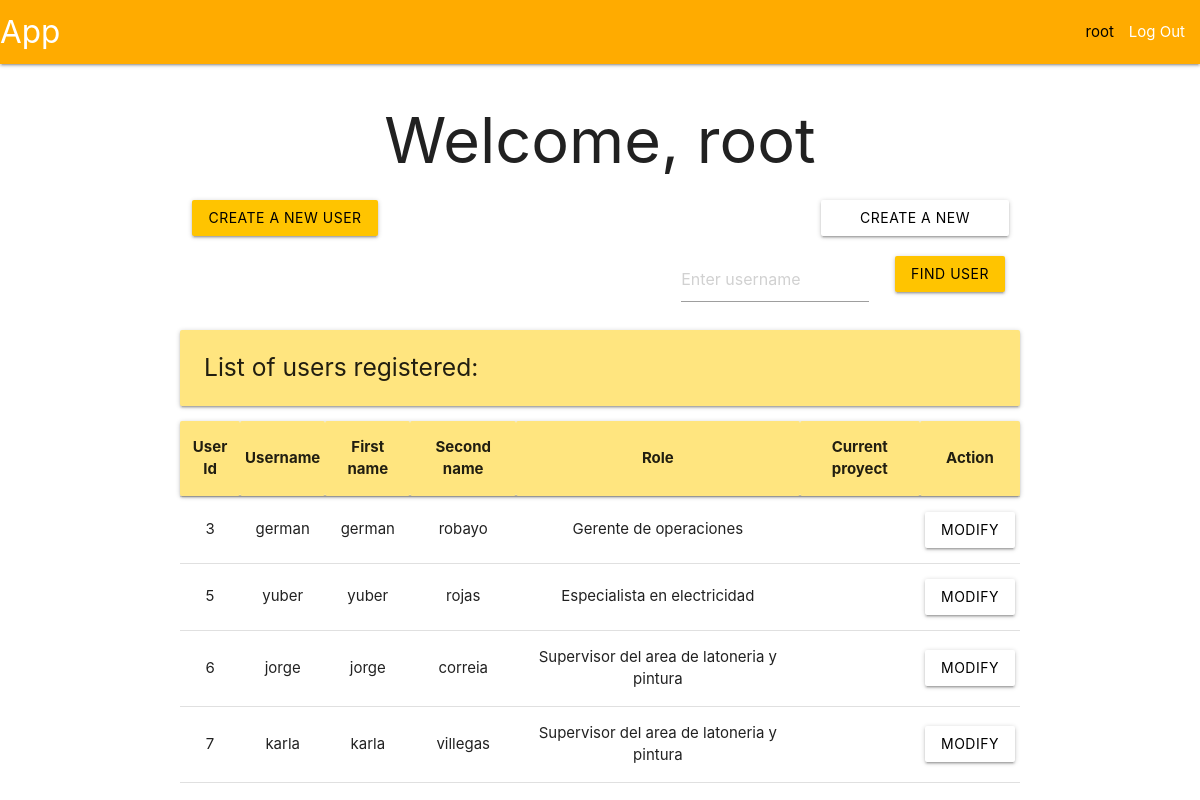
Page / (signed in) on the earlier database version.
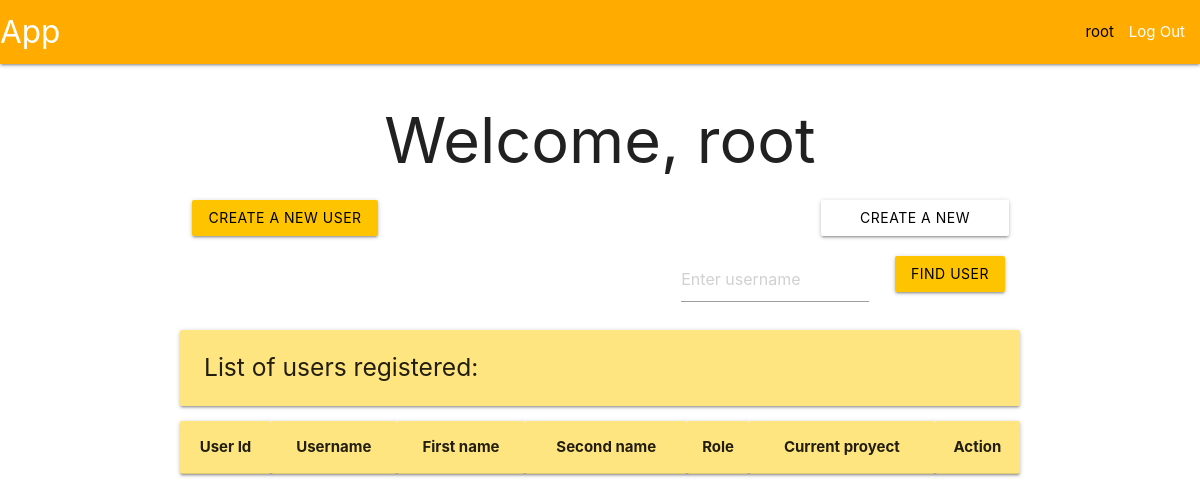
Same page on the later database version.
### tables this page shows
CREATE TABLE user (
    id INTEGER PRIMARY KEY AUTOINCREMENT,
    username TEXT UNIQUE NOT NULL,
    firstname TEXT NOT NULL,
    secondname TEXT NOT NULL,
    password TEXT NOT NULL,
    role TEXT,
    proyId INTEGER,
    auth INTEGER
);

### app/user.py (the view, shortened to what this page needs)
@bp.route('/', methods=('POST', 'GET'))
@login_required
def index():
    db = get_db()
    users = db.execute(
        'SELECT id, username, firstname, secondname, role, auth FROM user WHERE role != ?',
        ('admin',)
    ).fetchall()
    proyects = db.execute(
        'SELECT * FROM proyect',
    ).fetchall()
    roles = {
        'op_manager' : 'Gerente de operaciones',
        'mechanic_sup' : 'Supervisor del area de mecanica',
        'painting_sup' : 'Supervisor del area de latoneria y pintura',
        'mechanic_spec' : 'Especialista en mecanica',
        'electricity_spec' : 'Especialista en electricidad'
    }
    return render_template('index/index.html', users=users, areProyects = proyects != [], role = roles)

### app/auth.py (called while the page is built)
@bp.before_app_request
def load_logged_in_user():
    user_id = session.get('user_id')
    if user_id is None:
        g.user = None
    else:
        g.user = get_db().execute(
            "SELECT * FROM user WHERE id = ?",
            (user_id,)
        ).fetchone()

def login_required(view):
    @functools.wraps(view)
    def wrapped_view(**kwargs):
        if g.user is None:
            return redirect(url_for('auth.login'))
        return view(**kwargs)
    return wrapped_view

### app/db.py (called while the page is built)
def get_db():
    if 'db' not in g:
        g.db = sqlite3.connect(
            current_app.config['DATABASE'],
            detect_types = sqlite3.PARSE_DECLTYPES
        )
        g.db.row_factory = sqlite3.Row
    return g.db

### app/templates/index/index.html
{% extends 'base.html' %}
{% block header %}
  <h1>{% block title %}Welcome, {{ g.user['username'] }}{% endblock %}</h1>
{% endblock %}
{% block content %}
  {% if g.user['role'] == 'admin' %}
  <div class="row">
    <form method="POST">
      {% if areProyects %}
      <div class="col s3">
        <button class="btn waves-effect waves-ligth amber accent-3 black-text" type="submit" value="create" name="create">Create a new user</button>
      </div>
      <div class="col s3 offset-s6">
        <button class="btn waves-effect waves-ligth white black-text" type="submit" value="proyect" name="proyect">Create a new proyect</button>
      </div>
      {% else %}
      <div class="col s3 offset-s9">
        <button class="btn waves-effect waves-ligth white black-text" type="submit" value="proyect" name="proyect">Create a new proyect</button>
      </div>
      {% endif %}
    </form>
  </div>
  <div class="row">
    <form method="POST">
      <div class="col s3 offset-s7">
        <input placeholder="Enter username" name="find" id="username">
      </div>
      <div class="col s2">
        <input class="btn waves-effect waves-ligth amber accent-3 black-text" type="submit" value="Find user">
      </div>
    </form>
  </div>
  <div class="left-align">
    <h5 class="card-panel amber accent-1">List of users registered: </h5>
  </div>
    <table class="centered">
      <thead class="card-panel amber accent-1">
        <tr>
          <th>User Id</th>
          <th>Username</th>
          <th>First name</th>
          <th>Second name</th>
          <th>Role</th>
          <th>Current proyect</th>
          <th>Action</th>
        </tr>
      </thead>
      <tbody>
        {% for user in users %}
          <tr>
            <td>{{ user['id'] }}</td>
            <td>{{ user['username']}}</td>
            <td>{{ user['firstname'] }}</td>
            <td>{{ user['secondname'] }}</td>
            <td>{{ role[user['role']] }}</td>
            <td></td>
            <td>
              <form method="POST">
                {% if user['auth'] == 0 %}
                <button class="btn waves-effect waves-ligth amber accent-3 black-text" type="submit" name="aprove" value="{{ user['id'] }}">Aprove</button>
                <button class="btn waves-effect waves-ligth white black-text" type="submit" name="reject" value="{{ user['id'] }}">Reject</button>
                {% else %}
                <button class="btn waves-effect waves-ligth white black-text" type="submit" name="modify" value="{{ user['id'] }}">Modify</button>
                {% endif %}
              </form>
            </td>
          </tr>
        {% endfor %}
      </tbody>
    </table>
  {% endif %}
{% endblock %}

### app/templates/base.html (shortened to what this page needs)
<!DOCTYPE html>
<link rel="stylesheet" href="{{ url_for('static', filename='materialize.css') }}">
<link rel="stylesheet" href="{{ url_for('static', filename='style.css') }}">
<nav>
    <div class="nav-wrapper amber accent-4">
      <a href="#" class="brand-logo">App</a>
      <ul class="right hide-n black-text text-black">
        {% if g.user %}
            <li><span>{{ g.user['username'] }}</span>
            <li><a href="{{ url_for('auth.logout') }}">Log Out</a>
        {% else %}
            <li><a href="{{ url_for('auth.register') }}">Register</a>
            <li><a href="{{ url_for('auth.login') }}">Log In</a>
        {% endif %}
      </ul>
    </div>
</nav>
<section class="content container center-align">
    <header>
        {% block header %}{% endblock %}
    </header>
    {% block content %}{% endblock %}
</section>

Differences in the rows shown:
removed user: id "3", username "german", firstname "german", secondname "robayo", role "Gerente de operaciones"
removed user: id "5", username "yuber", firstname "yuber", secondname "rojas", role "Especialista en electricidad"
removed user: id "6", username "jorge", firstname "jorge", secondname "correia", role "Supervisor del area de latoneria y pintura"
removed user: id "7", username "karla", firstname "karla", secondname "villegas", role "Supervisor del area de latoneria y pintura"
